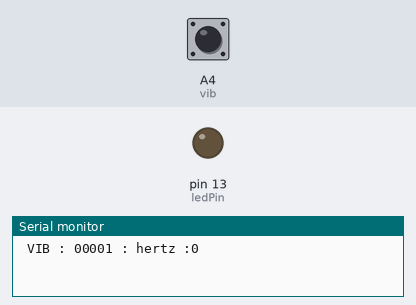
Simulated run of this sketch. Board: Arduino Uno, built with avr-gcc and run on an emulated ATmega328P. On the bench: output pins drawn as LEDs (lit = HIGH), the last lines printed to the serial monitor. The test bench sets the inputs (shaded band); at power-on: A4 (vib) LOW.

Above: at 1.2 s.
1.3 s: A4 (vib) pulsed HIGH 2 times (0.12 s each, 0.3 s apart)
At 1.9 s:
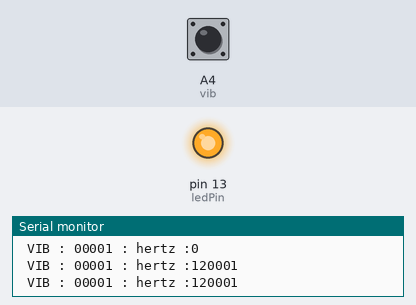
Timing chart, 0 to 4.3 s (numbered marks = the images above; inputs shaded):
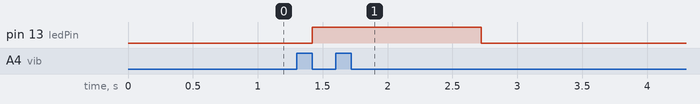

The sketch:

Vibration_Sensor.ino
```cpp
int ledPin = 13;
int vib= A4;

void setup(){
  pinMode(ledPin, OUTPUT);
  pinMode(vib, INPUT); //set EP input for measurment
  Serial.begin(9600); //init serial 9600
}

void loop(){
  long measurement= pulseIn(vib, HIGH);
  delayMicroseconds(50);
  Serial.print(" VIB : 00001 : hertz :" );
  Serial.println(measurement);

  if (measurement > 10){
    digitalWrite(ledPin, HIGH);
  }else{
    digitalWrite(ledPin, LOW);
  }
}
```

Measured:
- after the input at 1.3 s, pin 13 (ledPin): LOW → HIGH after 0.12 s, → LOW 1.3 s later
